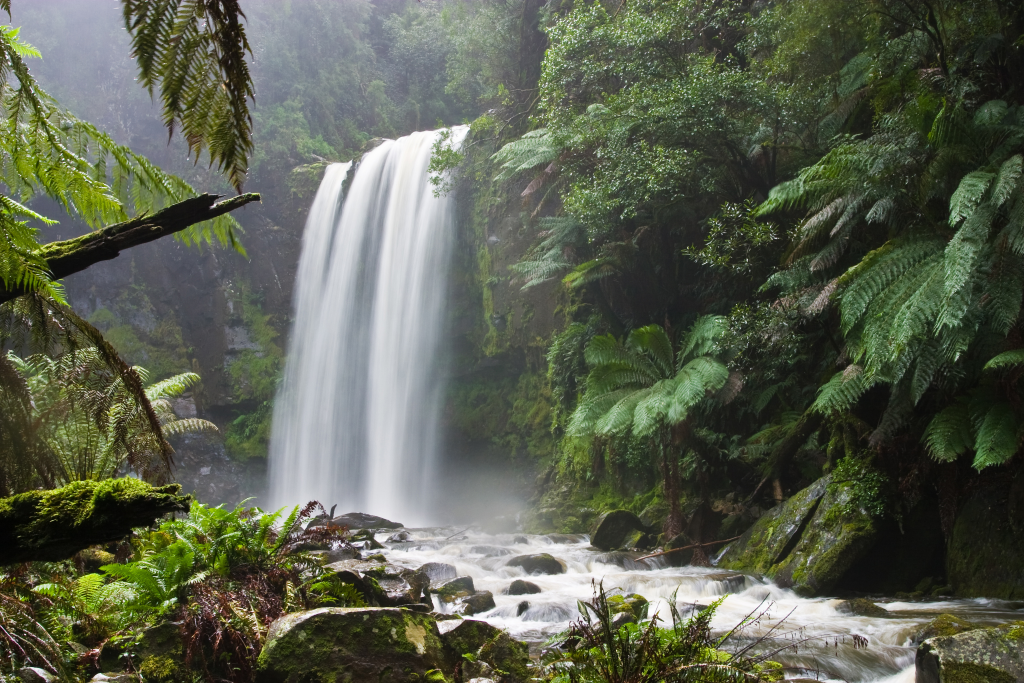
#> input picture backend/eval_images/00_real_landscape_hopetoun_falls.jpg, 3072 x 2048 px (shown at 1/3 size)
$ python -i signal.py   (imports and definitions only)   (older library calls are emulated)
#> lines starting #> are read from the running program, lines starting #| are printed output that depends on the picture
"""Signal-level forensics: image statistics, JPEG quantisation estimate, Error Level Analysis (ELA).

These are classic, well-documented techniques. They are *indicators*, not proof.
"""
import io

import cv2
import numpy as np
from PIL import Image, ImageChops


def jpeg_quality_estimate(img: Image.Image) -> dict | None:
    q = getattr(img, "quantization", None)
    if not q:
        return None
    luma = np.array(q.get(0, []), dtype=np.float32)
    if luma.size == 0:
        return None
    # Standard IJG luminance table scaling -> approximate quality factor
    std = np.array([16, 11, 10, 16, 24, 40, 51, 61, 12, 12, 14, 19, 26, 58, 60, 55, 14, 13, 16, 24, 40, 57, 69, 56,
                    14, 17, 22, 29, 51, 87, 80, 62, 18, 22, 37, 56, 68, 109, 103, 77, 24, 35, 55, 64, 81, 104, 113,
                    92, 49, 64, 78, 87, 103, 121, 120, 101, 72, 92, 95, 98, 112, 100, 103, 99], dtype=np.float32)
    scale = float(np.mean(luma * 100 / std))
    quality = (200 - scale) / 2 if scale <= 100 else 5000 / scale
    return {"tables": len(q), "estimated_quality": int(np.clip(round(quality), 1, 100))}


def error_level_analysis(rgb: Image.Image, quality: int = 90) -> tuple[Image.Image, dict]:
    buf = io.BytesIO()
    rgb.save(buf, "JPEG", quality=quality)
    re = Image.open(io.BytesIO(buf.getvalue())).convert("RGB")
    diff = np.asarray(ImageChops.difference(rgb, re), dtype=np.float32).max(axis=2)
    mean, p99 = float(diff.mean()), float(np.percentile(diff, 99))
    # Block-level non-uniformity: coefficient of variation of 32px block means
    h, w = diff.shape
    bs = 32
    blocks = diff[: h - h % bs, : w - w % bs].reshape(h // bs, bs, w // bs, bs).mean(axis=(1, 3)) if h >= bs and w >= bs else diff
    cv = float(blocks.std() / (blocks.mean() + 1e-6))
    vis = np.clip(diff * (255.0 / max(p99, 1.0)), 0, 255).astype(np.uint8)
    vis = cv2.applyColorMap(vis, cv2.COLORMAP_INFERNO)[:, :, ::-1]
    return Image.fromarray(vis), {"mean_error": round(mean, 3), "p99_error": round(p99, 2),
                                  "block_nonuniformity": round(cv, 3), "resave_quality": quality}


def image_statistics(rgb: Image.Image) -> dict:
    a = np.asarray(rgb, dtype=np.float32)
    gray = cv2.cvtColor(a.astype(np.uint8), cv2.COLOR_RGB2GRAY)
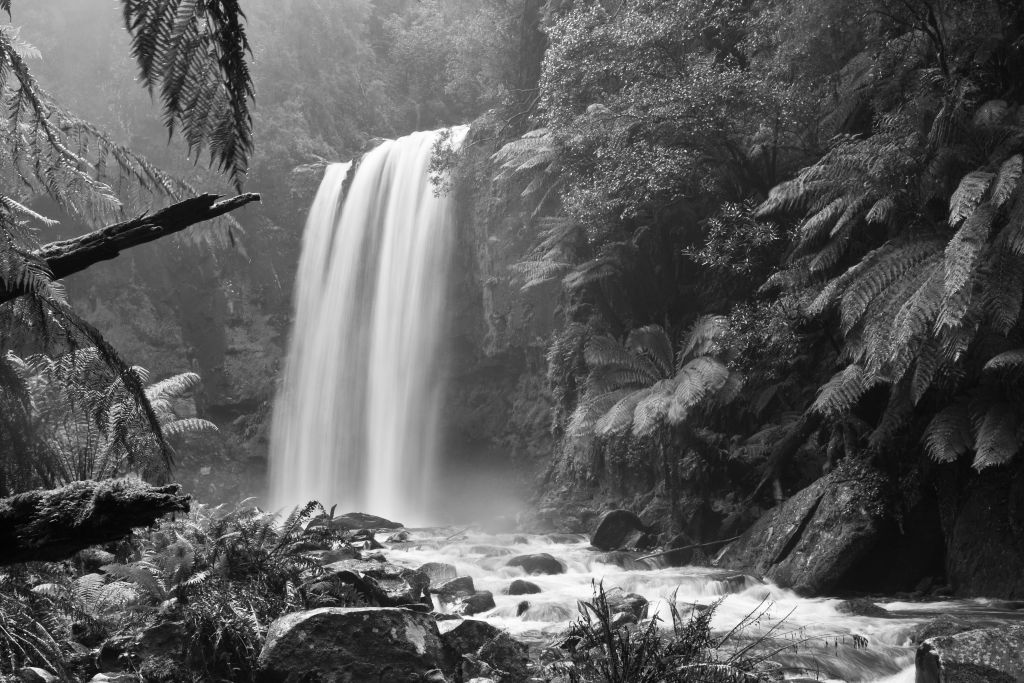
#> gray: shape (2048, 3072) (shown at 1/3 size); min 1, max 255, mean 92.8
    lap = cv2.Laplacian(gray, cv2.CV_64F)
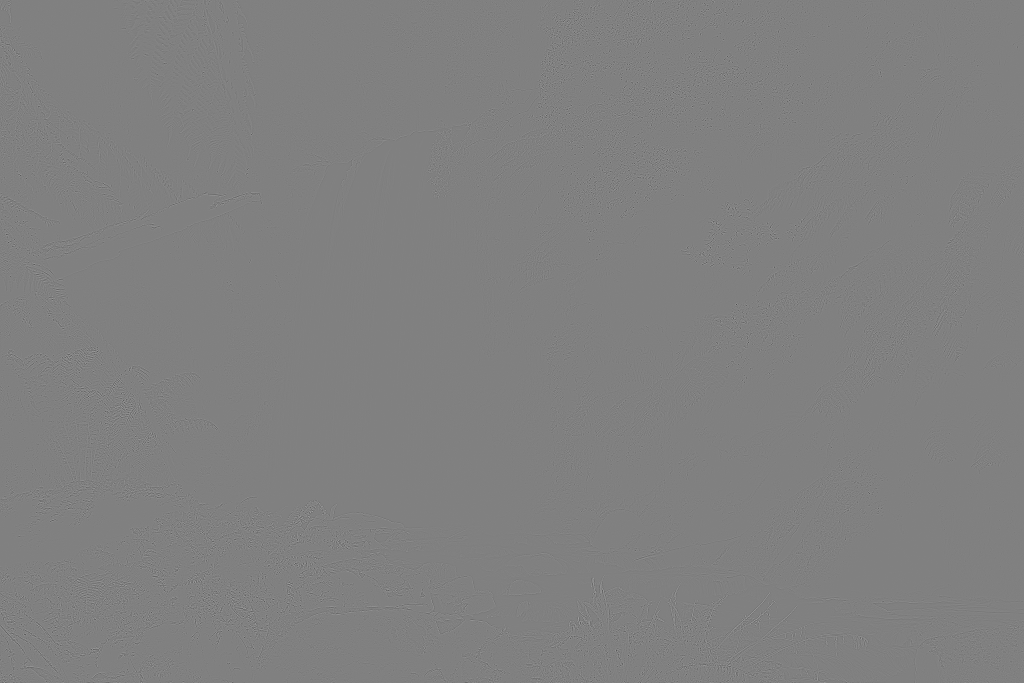
#> lap: shape (2048, 3072) float64 (shown at 1/3 size); min -365, max 358, mean 0; drawn with min black and max white
    # High-frequency noise residual (image minus median filtered)
    resid = gray.astype(np.float32) - cv2.medianBlur(gray, 3).astype(np.float32)
    return {
        "mean_rgb": [round(float(x), 1) for x in a.reshape(-1, 3).mean(0)],
        "std_rgb": [round(float(x), 1) for x in a.reshape(-1, 3).std(0)],
        "sharpness_laplacian_var": round(float(lap.var()), 1),
        "noise_residual_std": round(float(resid.std()), 3),
        "unique_colors_sampled": int(len(np.unique(a[::4, ::4].reshape(-1, 3).astype(np.uint8), axis=0))),
    }

>>> import cv2
>>> picture = cv2.cvtColor(cv2.imread('../../../eval_images/00_real_landscape_hopetoun_falls.jpg'), cv2.COLOR_BGR2RGB)
>>> result = image_statistics(picture)
#> result = {'mean_rgb': [91.1, 96.4, 79.1], 'std_rgb': [56.7, 57.5, 63.3], 'sharpness_laplacian_var': 543.5, 'noise_residual_std': 5.51, 'unique_colors_sampled': 95008}

$ run again, on backend/eval_images/03_ai_artwork_mountains.jpg
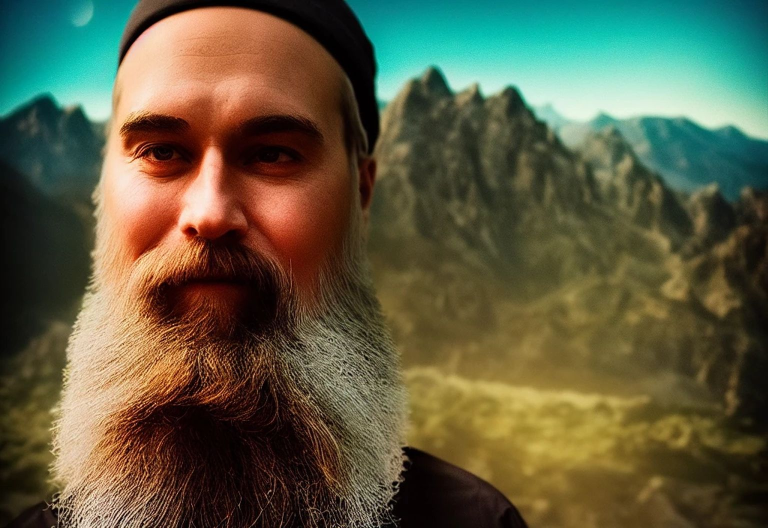
#> input picture backend/eval_images/03_ai_artwork_mountains.jpg, 1536 x 1056 px (shown at 1/2 size)
#> in image_statistics, `gray = cv2.cvtColor(a.astype(np.uint8), cv2.COLOR_RGB2GRAY)`:
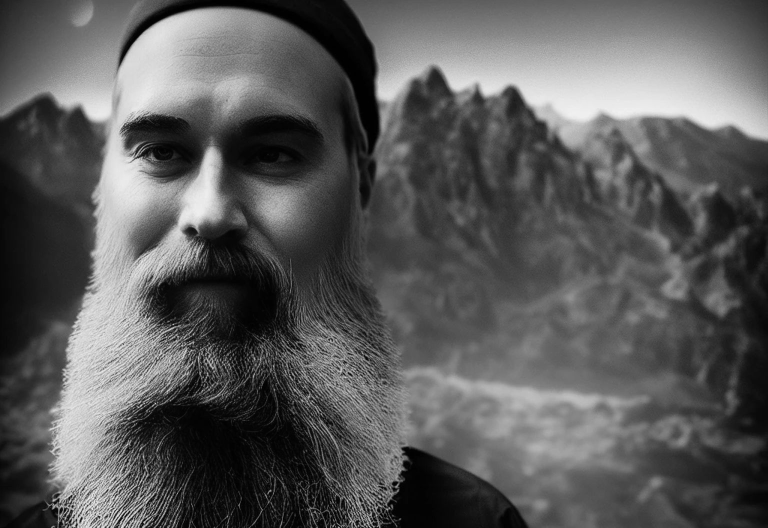
#> gray: shape (1056, 1536) (shown at 1/2 size); min 0, max 251, mean 90.1
#> result = {'mean_rgb': [93.9, 92.7, 66.5], 'std_rgb': [68.5, 64.8, 60], 'sharpness_laplacian_var': 462.8, 'noise_residual_std': 5.26, 'unique_colors_sampled': 49803}
